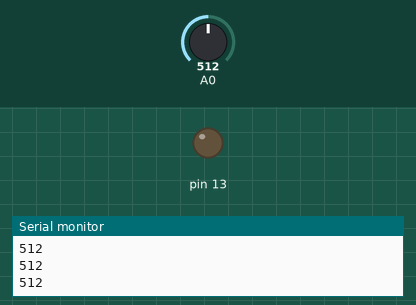
Recording of a sketch running on a simulated Arduino Uno, built with avr-gcc and run on an emulated ATmega328P. Parts: output pins drawn as LEDs (lit = HIGH), the last lines printed to the serial monitor. The test bench sets the inputs (shaded band); at power-on: A0 = 512.

Above: at 1.2 s.
1.3 s: A0 set to 982
2.8 s: A0 set to 1016
At 3.5 s:
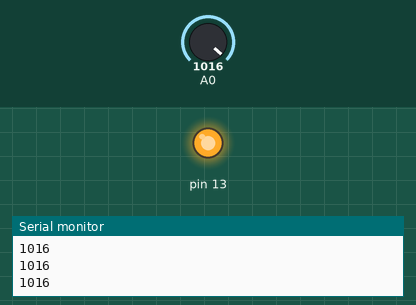
4.3 s: A0 set to 990
At 4.7 s:
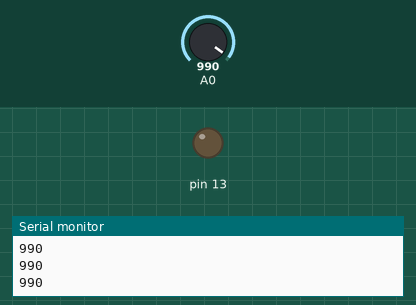
5.8 s: A0 set to 1010
At 7.0 s:
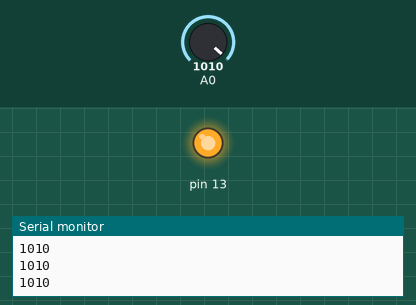
Timing chart, 0 to 8.3 s (numbered marks = the images above; inputs shaded):
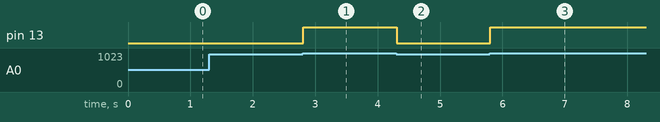

Measured:
- the behaviour switches between 1000 and 1001 on A0 (found by bisection; images 0 and 1)
- after the input at 2.8 s, pin 13: LOW → HIGH at once
- after the input at 4.3 s, pin 13: HIGH → LOW at once
- after the input at 5.8 s, pin 13: LOW → HIGH at once

The sketch:

code.ino
```cpp
void setup()
{
pinMode(13,OUTPUT);
Serial.begin(9600);


}
void loop()
{
int d=analogRead(A0);
Serial.println(d);
delay(2);
if(d>1000)
{
digitalWrite(13,HIGH);
}
else
{
digitalWrite(13,LOW);
}


}
```
